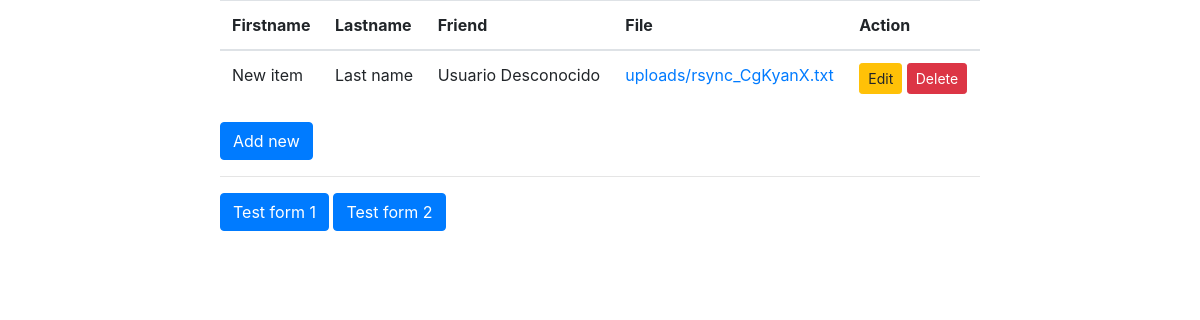
The page /crudapp/ (signed in) on the database its author committed.
### crudapp/models.py (models this page shows, shortened)
class Member(models.Model):
    firstname = models.CharField(max_length=40)
    lastname = models.CharField(max_length=40)
    friendname = models.ForeignKey(settings.AUTH_USER_MODEL, on_delete=models.CASCADE)
    file = models.FileField(upload_to='uploads/', blank=True) # File is automatically uploaded to MEDIA_ROOT/uploads/

class User(AbstractUser):
    birth_date = models.DateField(null=True, blank=True)

### crudapp/views.py (the view)
# urls.py: path('', views.index, name='index'),
@login_required
def index(request):
    members = Member.objects.all()
    context = {'members': members}
    return render(request, 'crudapp/index.html', context)

### crudapp/templates/crudapp/index.html
{% extends 'crudapp/base_generic.html' %}
{% block content %}
<div class="container">
	<table class="table">
		<thead>
			<tr>
			<th>Firstname</th>
			<th>Lastname</th>
			<th>Friend</th>
			<th>File</th>
			<th>Action</th>
			</tr>
		</thead>
		<tbody>
			{% for member in members %}
			<tr>
				<td>{{ member.firstname }}</td>
				<td>{{ member.lastname }}</td>
				<td>{{ member.friendname.get_full_name }}</td>
				<td><a href="{{ MEDIA_URL }}{{ member.file }}">{{ member.file }}</a></td>
				<td>
					<a href="edit/{{ member.id }}" class="btn btn-warning btn-sm" role="button">Edit</a>
					<a href="delete/{{ member.id }}" class="btn btn-danger btn-sm" role="button">Delete</a>
				</td>
			</tr>
			{% endfor %}
		</tbody>
	</table>
	<a href="{% url 'create' %}" class="btn btn-primary" role="button">Add new</a>
	<hr>
	<a href="{% url 'testform-01' %}" class="btn btn-primary" role="button">Test form 1</a>
	<a href="{% url 'testform-02' %}" class="btn btn-primary" role="button">Test form 2</a>
</div>
{% endblock %}

### rows shown on the page
Member: firstname "New item", lastname "Last name", friendname.get_full_name "Usuario Desconocido", file "uploads/rsync_CgKyanX.txt"
